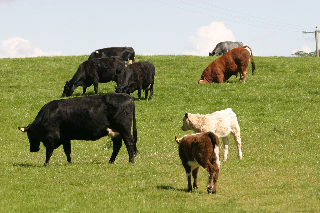
#> input picture ICV/Assignment4/data/1_11_s.bmp, 320 x 213 px; its folder holds only this picture in this run
$ jupyter execute --allow-errors ICV_assignment4.ipynb   (older library calls are emulated)
#> lines starting #> are read from the running program, lines starting #| are printed output that depends on the picture; after the words box and inside, x2 and y2 are one past the last pixel; in counts of white or black regions, pixels touching at a corner belong together
# Semantic Scene Segmentation using Bag of Features

The goal of the project is to learn and implement a system for BoW (bag-of-World)-based semantic segmentation. So, you have to design your system carefully to make it perform in the best mode.

- Read the following papers (relevant parts).</br>
    [1] Szeliski’s Book Ch. 14.3.2, 14.1, and 14.4.1.</br>
    [2] [J. Winn, A. Criminisi and T. Minka. Object Categorization by Learned Universal Visual Dictionary.ICCV 2005.](http://citeseer.ist.psu.edu/viewdoc/download;jsessionid=C4E210DA161167619DD8456F9EF0778E?doi=10.1.1.93.8714&rep=rep1&type=pdf)</br>
    [3] [Renninger, L.W. and Malik, J. When is scene recognition just texture recognition? Vision Research 2004.](https://www.cs.cmu.edu/~efros/courses/LBMV07/Papers/walker-vr-04.pdf)</br>
    [4] VL Feat Code & reference: [VLFeat 0.9.20 binary package](http://www.vlfeat.org/download.html), and [VL Feat Matlab reference](http://www.vlfeat.org/matlab/matlab.html)</br>
    [5] [A. Rabinovich, A. Vedaldi, C. Galleguillos, E. Wiewiora, S. Belongie. Objects in Context. ICCV 2007.](http://cseweb.ucsd.edu/~sjb/iccv2007a.pdf)</br>
    [6] [J. Shotton, J. Winn, C. Rother, A. Criminisi. TextonBoost for Image Understanding: Multi-Class Object Recognition and Segmentation by Jointly Modeling Texture, Layout, and Context. IJCV 2007.](http://jamie.shotton.org/work/publications/ijcv07a.pdf)</br>
    [7] [S. Gould, J. Rodgers, D. Cohen, G. Elidan, D. Koller. Multi-class segmentation with relative location prior, IJCV 2008](http://pluto.huji.ac.il/~galelidan/papers/ElidanSegmentation.pdf)</br>
    [8] [K. Grauman and T. Darrell. The Pyramid Match Kernel: Discriminative Classification with Sets of Image Features. ICCV 2005.](https://www.cs.utexas.edu/~grauman/papers/grauman_darrell_iccv2005.pdf)
- Your goal is to implement a superpixel-based semantic scene segmentation algorithm [5,7] that uses BoW to represent and classify superpixels and evaluate the performance.
- 13 image classes ([MSRC v1 dataset](https://www.microsoft.com/en-us/research/project/image-understanding/)) will be used for training and testing (120 training images and 120 test images for each category)

[cell 1]
import numpy as np
import os
import cv2
import math
from matplotlib import pyplot as plt
import scipy.ndimage as nd
from sklearn.cluster import MiniBatchKMeans
from sklearn.cluster import KMeans
from skimage.segmentation import slic
from skimage.segmentation import mark_boundaries
from skimage.segmentation import find_boundaries
from sklearn import svm
import pickle
import time
from skimage.exposure import rescale_intensity

## 0. Data preparation
- [MSRC v1 dataset](https://www.microsoft.com/en-us/research/project/image-understanding/)
- 13 classes
- 130 training images
- 110 test images
- image shape (213,320,3)

[cell 2]
train_img = []
train_gt = []
test_img = []
test_gt = []
img_shape = (213,320,3)

for i,file_name in enumerate(sorted(os.listdir("./data/"))) :
    image = cv2.imread("./data/" + file_name)
#> image is the input picture: shape (213, 320, 3); mean B, G, R 103.2, 152.7, 150.2
    if "GT" in file_name :
        x,idx,_,_ = file_name.split("_")
    else :
        _,idx,_ = file_name.split("_")
    if image.shape != (213,320,3) :
        image = np.transpose(image,(1,0,2))
    if int(idx) >= 0 and int(idx) < 16 :
        if "GT" in file_name :
            train_gt.append(image)
        else :
            train_img.append(image)
    else :
        if int(x) == 1 and (int(idx) >=23 and int(idx)<=30) :
            if "GT" in file_name :
                train_gt.append(image)
            else :
                train_img.append(image)
            continue
        if int(x) == 5 and (int(idx) == 20 or int(idx) ==30) :
            if "GT" in file_name :
                train_gt.append(image)
            else :
                train_img.append(image)
            continue
        if "GT" in file_name :
            test_gt.append(image)
        else :
            test_img.append(image)
train_img_rgb = np.asarray(train_img)
test_img_rgb = np.asarray(test_img)
train_gt_rgb = np.asarray(train_gt)
test_gt_rgb = np.asarray(test_gt)
print(f'Num of train_img : {len(train_img)}\nNum of train_gt : {len(train_gt)} \nNum of test_img : {len(test_img)} \nNum of test_gt : {len(test_gt)}')
#| Num of train_img : 1
#| Num of train_gt : 0
#| Num of test_img : 0
#| Num of test_gt : 0
fig = plt.figure(figsize=(20,20))
fig.add_subplot(1, 4, 1)
plt.axis("off")
plt.imshow(train_img[0])
plt.title("train image")
fig.add_subplot(1, 4, 2)
plt.axis("off")
#> (the rest of this cell did not finish here and is left out)

## 1. Constructing dictionary using Texton features.
### 1-1. Filter banks for texton features
- Create filter bank as in [2] using following filters; 3 Gaussians with different sigmas (σ=1,2,4), 4 LoG (Laplacian of Gaussians) (with σ=1,2,4,8) and 4 DoG (Derivative of Gaussians) (vertically and horizontaly aligned with σ=2,4 for each). You may choose the scale, orientation and support of each filter for the best performance.
- Visualize the filters you have designed.

[cell 3]
# Filter banks for texton features
def gaussian_filter(filter_shape,sigma) :
    G = np.empty(filter_shape)
    m,n = [(s-1.)/2. for s in filter_shape]
    x,y = np.ogrid[-m:m+1,-n:n+1]
    G = np.exp( -(x*x + y*y) / (2.*sigma*sigma) ) / 2*math.pi*sigma*sigma
    G /= np.sum(G)
    return G

def LoG_filter(filter_shape,sigma) :
    LoG = np.empty(filter_shape)
    m,n = [(s-1.)/2. for s in filter_shape]
    x,y = np.ogrid[-m:m+1,-n:n+1]
    LoG = np.exp(-(x*x+y*y) / (2.*sigma*sigma) ) / math.pi*(sigma**4) * (1-(x*x+y*y)/(2.*sigma*sigma))
    LoG /= np.sum(LoG)
    return LoG

def DoG_filter(filter_shape,direction,sigma) :
    DoG = np.empty(filter_shape)
    m,n = [(s-1.)/2. for s in filter_shape]
    x,y = np.ogrid[-m:m+1,-n:n+1]
    if direction == "Vertical":
        DoG = -y * np.exp(-(x*x+y*y) / (2.*sigma*sigma) ) / (2.*math.pi*(sigma**4))
    elif direction == "Horizontal" :
        DoG = -x * np.exp(-(x*x+y*y) / (2.*sigma*sigma) ) / (2.*math.pi*(sigma**4))
    else :
        DoG = None
    return DoG

def get_filter_bank(fs,visualize=False) :
    filter_shape = fs
    filter_bank= {}
    filter_bank['GaussianFilter_1'] = gaussian_filter(filter_shape,sigma=1)
    filter_bank['GaussianFilter_2'] = gaussian_filter(filter_shape,sigma=2)
    filter_bank['GaussianFilter_4'] = gaussian_filter(filter_shape,sigma=4)
    if visualize == True :
        filter_bank['GaussianFilter_8'] = gaussian_filter(filter_shape,sigma=8)
    filter_bank['LoG_1'] = LoG_filter(filter_shape,sigma=1)
    filter_bank['LoG_2'] = LoG_filter(filter_shape,sigma=2)
    filter_bank['LoG_4'] = LoG_filter(filter_shape,sigma=4)
    filter_bank['LoG_8'] = LoG_filter(filter_shape,sigma=8)
    filter_bank['DoG_vertical_2'] = DoG_filter(filter_shape,direction="Vertical",sigma=2)
    filter_bank['DoG_vertical_4'] = DoG_filter(filter_shape,direction="Vertical",sigma=4)
    filter_bank['DoG_horizontal_2'] = DoG_filter(filter_shape,direction="Horizontal",sigma=2)
    filter_bank['DoG_horizontal_4'] = DoG_filter(filter_shape,direction="Horizontal",sigma=4)
    return filter_bank

filter_shape_v = (20,20)
filter_bank_v = get_filter_bank(filter_shape_v,visualize=True)
fig = plt.figure(figsize=(10,10))
plt.suptitle("Filter shape {}x{} (for visualize)".format(filter_shape_v[0],filter_shape_v[1]),fontsize="20")
i=1
for key,filters in filter_bank_v.items() :
    fig.add_subplot(3, 4, i)
    plt.axis("off")
    plt.imshow(filters,cmap="gray")
    plt.title(key)
    i+=1

plt.subplots_adjust(hspace=0, wspace=0.3)
plt.show()
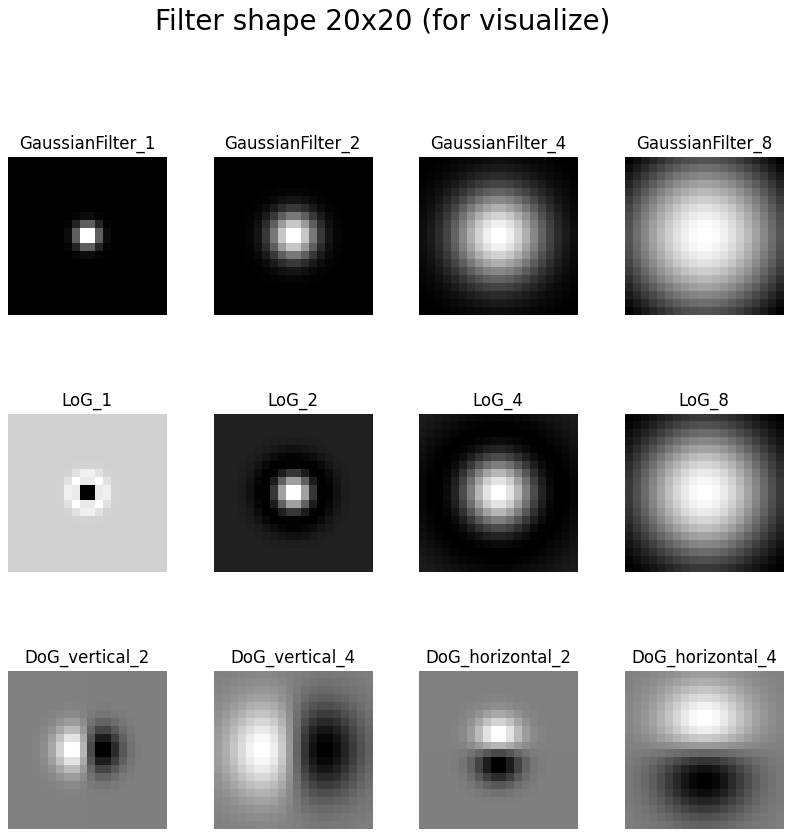
#> figure drawn by matplotlib, 12 panels

### 1.2 Texton features
- To obtain texton features for each pixel, apply the filter bank to the training input images using the CIE Lab color space. The three Gaussian filters are applied to each CIE Lab channel, while the LoG and DoG filters are applied to the L channel only.

[cell 4]
# Texton features
# [19 lines left out: function convolution_with_filters, not called in this run]

filter_bank = get_filter_bank((5,5))
train_imgs = []
train_gt_imgs = []
test_imgs = []
test_gt_imgs = []
#> (the rest of this cell did not finish here and is left out)

#> (a cell that did not finish here is left out)

### 1.3 Constructing Dictionary
- Use simple K-means [5] (or vocabulary tree [3]) for the training features to learn the dictionary centers (visual words).
- Set the appropriate dictionary size. You may need bigger dictionary size K (K = 100 or more)
- Generate the visual vocabulary

[cell 6]
visual_vocab = {}
kmeans_model_filename = "kmeans_model.pkl"
model_dir = "./models/"
filename = model_dir + kmeans_model_filename
#> (the rest of this cell did not finish here and is left out)

## 2. Superpixel representation
- Each image in the training and test datasets can be decomposed into superpixels.
- You can use the code from superpixel or the VLFeat function SLIC

[cell 7]
def segment_colorfulness(image, mask):
    (B, G, R) = cv2.split(image.astype("float"))
    R = np.ma.masked_array(R, mask=mask)
    G = np.ma.masked_array(G, mask=mask)
    B = np.ma.masked_array(B, mask=mask)
    rg = np.absolute(R - G)
    yb = np.absolute(0.5 * (R + G) - B)
    stdRoot = np.sqrt((rg.std() ** 2) + (yb.std() ** 2))
    meanRoot = np.sqrt((rg.mean() ** 2) + (yb.mean() ** 2))

    return stdRoot + (0.3 * meanRoot)

def get_superpixel_img(image) :
    superpixel_img = []
    segments = []
    for img in image :
# [4 lines of commented-out code are left out]
        segment = slic(img,n_segments=750,slic_zero=True)
        vis = np.zeros(segment.shape[:2], dtype="float")
        for v in np.unique(segment) :
            mask = np.ones(segment.shape[:2])
            mask[segment == v] = 0
            C = segment_colorfulness(img, mask)
            vis[segment == v] = C
        superpixel_img.append(vis)
        segments.append(segment)
#> this loop made 1 pass
#> pass 1, in get_superpixel_img, `segment = slic(img,n_segments=750,slic_zero=True)`:
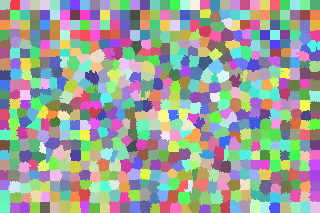
#> segment: shape (213, 320) int64; 670 distinct labels, from 1 to 670; one colour per label, 0 black
#> pass 1, in segment_colorfulness, `(B, G, R) = cv2.split(image.astype("float"))`:
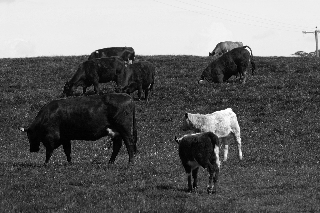
#> B: shape (213, 320) float64; min 0, max 255, mean 103.2
#> pass 1, in segment_colorfulness, `(B, G, R) = cv2.split(image.astype("float"))`:
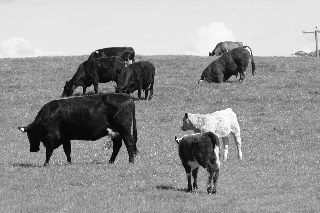
#> G: shape (213, 320) float64; min 5, max 255, mean 152.7
#> pass 1, in segment_colorfulness, `(B, G, R) = cv2.split(image.astype("float"))`:
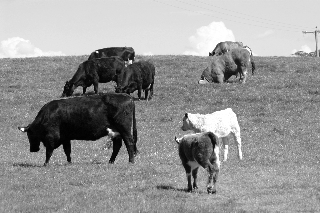
#> R: shape (213, 320) float64; min 0, max 255, mean 150.2
#> after the loop:
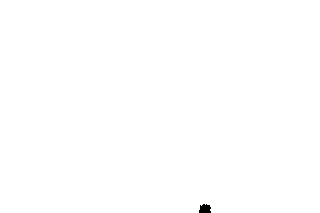
#> mask: shape (213, 320) float64; values 0 (black) and 1 (white), 99.9% white; 1 black region, box (x1, y1, x2, y2) and area: (199, 204, 211, 213) 89
#> after the loop:
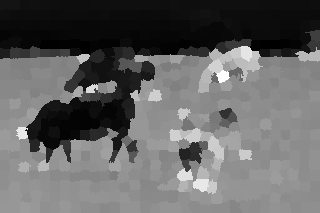
#> vis: shape (213, 320) float64; min 3.27, max 55.26, mean 23.7; drawn with min black and max white
    return np.asarray(superpixel_img),np.asarray(segments)

superpixel_train_img,train_segments = get_superpixel_img(train_img_rgb)
superpixel_test_img,test_segments = get_superpixel_img(test_img_rgb)

$ run again, on ICV/Assignment4/data/1_15_s.bmp
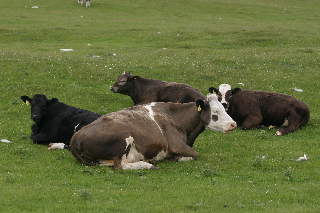
#> input picture ICV/Assignment4/data/1_15_s.bmp, 320 x 213 px
#> image is the input picture: shape (213, 320, 3); mean B, G, R 59.1, 108.5, 99.1
#| Num of train_img : 1
#| Num of train_gt : 0
#| Num of test_img : 0
#| Num of test_gt : 0
#> the loop in get_superpixel_img, `for img in image :` made 1 pass
#> pass 1, in segment_colorfulness, `(B, G, R) = cv2.split(image.astype("float"))`:
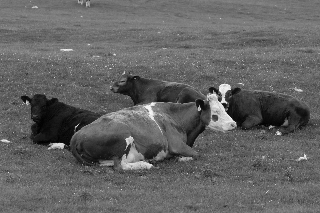
#> R: shape (213, 320) float64; min 0, max 250, mean 99.1
#> after the loop in get_superpixel_img, `for img in image :`:
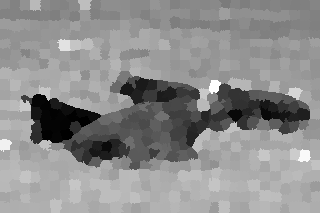
#> vis: shape (213, 320) float64; min 2.53, max 36.17, mean 21.2; drawn with min black and max white
